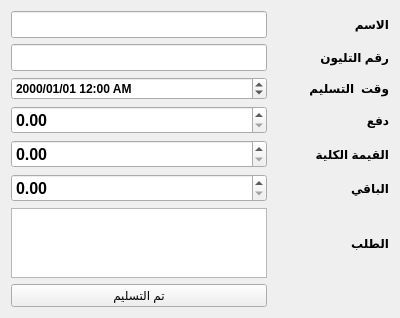
<?xml version="1.0" encoding="UTF-8"?>
<ui version="4.0">
 <class>Form</class>
 <widget class="QWidget" name="Form">
  <property name="geometry">
   <rect>
    <x>0</x>
    <y>0</y>
    <width>400</width>
    <height>300</height>
   </rect>
  </property>
  <property name="windowTitle">
   <string>Form</string>
  </property>
  <layout class="QGridLayout" name="gridLayout">
   <item row="4" column="3">
    <widget class="QLabel" name="label_3">
     <property name="font">
      <font>
       <weight>75</weight>
       <bold>true</bold>
      </font>
     </property>
     <property name="text">
      <string>دفع</string>
     </property>
    </widget>
   </item>
   <item row="5" column="0" colspan="2">
    <widget class="QDoubleSpinBox" name="doubleSpinBox_3">
     <property name="font">
      <font>
       <pointsize>12</pointsize>
       <weight>75</weight>
       <bold>true</bold>
      </font>
     </property>
    </widget>
   </item>
   <item row="1" column="0" colspan="2">
    <widget class="QLineEdit" name="lineEdit_2">
     <property name="font">
      <font>
       <pointsize>12</pointsize>
       <weight>75</weight>
       <bold>true</bold>
      </font>
     </property>
    </widget>
   </item>
   <item row="2" column="2" rowspan="2" colspan="2">
    <widget class="QLabel" name="label_7">
     <property name="font">
      <font>
       <weight>75</weight>
       <bold>true</bold>
      </font>
     </property>
     <property name="text">
      <string>وقت  التسليم     </string>
     </property>
    </widget>
   </item>
   <item row="4" column="0" colspan="2">
    <widget class="QDoubleSpinBox" name="doubleSpinBox">
     <property name="font">
      <font>
       <pointsize>12</pointsize>
       <weight>75</weight>
       <bold>true</bold>
      </font>
     </property>
    </widget>
   </item>
   <item row="2" column="0" rowspan="2" colspan="2">
    <widget class="QDateTimeEdit" name="dateTimeEdit">
     <property name="font">
      <font>
       <weight>75</weight>
       <bold>true</bold>
      </font>
     </property>
     <property name="displayFormat">
      <string>yyyy/MM/dd hh:mm AP</string>
     </property>
    </widget>
   </item>
   <item row="0" column="0" colspan="2">
    <widget class="QLineEdit" name="lineEdit">
     <property name="font">
      <font>
       <pointsize>12</pointsize>
       <weight>75</weight>
       <bold>true</bold>
      </font>
     </property>
    </widget>
   </item>
   <item row="0" column="3">
    <widget class="QLabel" name="label">
     <property name="font">
      <font>
       <weight>75</weight>
       <bold>true</bold>
      </font>
     </property>
     <property name="text">
      <string>الاسم </string>
     </property>
    </widget>
   </item>
   <item row="1" column="2" colspan="2">
    <widget class="QLabel" name="label_2">
     <property name="font">
      <font>
       <weight>75</weight>
       <bold>true</bold>
      </font>
     </property>
     <property name="text">
      <string>رقم التليون</string>
     </property>
    </widget>
   </item>
   <item row="5" column="2" colspan="2">
    <widget class="QLabel" name="label_5">
     <property name="font">
      <font>
       <weight>75</weight>
       <bold>true</bold>
      </font>
     </property>
     <property name="text">
      <string>القيمة الكلية</string>
     </property>
    </widget>
   </item>
   <item row="6" column="3">
    <widget class="QLabel" name="label_4">
     <property name="font">
      <font>
       <weight>75</weight>
       <bold>true</bold>
      </font>
     </property>
     <property name="text">
      <string>الباقي</string>
     </property>
    </widget>
   </item>
   <item row="6" column="0" colspan="2">
    <widget class="QDoubleSpinBox" name="doubleSpinBox_2">
     <property name="font">
      <font>
       <pointsize>12</pointsize>
       <weight>75</weight>
       <bold>true</bold>
      </font>
     </property>
    </widget>
   </item>
   <item row="7" column="0" colspan="2">
    <widget class="QTextBrowser" name="textBrowser">
     <property name="font">
      <font>
       <weight>75</weight>
       <bold>true</bold>
      </font>
     </property>
    </widget>
   </item>
   <item row="7" column="3">
    <widget class="QLabel" name="label_6">
     <property name="font">
      <font>
       <weight>75</weight>
       <bold>true</bold>
      </font>
     </property>
     <property name="text">
      <string>الطلب</string>
     </property>
    </widget>
   </item>
   <item row="8" column="0" colspan="2">
    <widget class="QPushButton" name="pushButton">
     <property name="text">
      <string>تم التسليم</string>
     </property>
    </widget>
   </item>
  </layout>
 </widget>
 <resources/>
 <connections/>
</ui>
